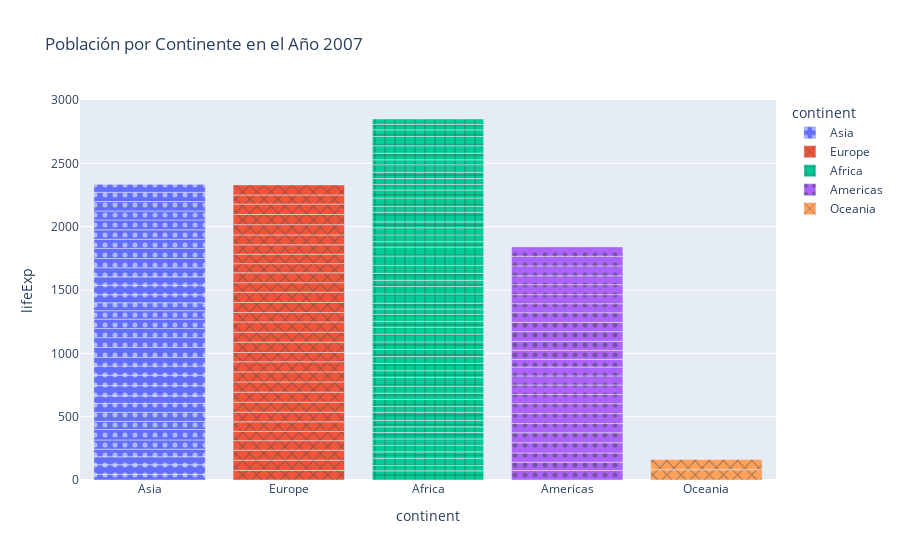

The cell this chart's notebook holds for it:
### Markdown cell above
Se realiza una modificación en el uso de los parámetros pattern_shape y pattern_shape_sequence. Estos parámetros permiten agregar patrones diferentes en lugar de un color sólido a cada barra del gráfico.

### Code cell
# Crear el gráfico de barras con Plotly Express
fig = px.bar(df, x='continent', y='lifeExp', color='continent', pattern_shape="continent", pattern_shape_sequence=[".", "x", "+"],
             title='Población por Continente en el Año 2007')

# Mostrar el gráfico
fig.show()

### Figure 1 — Plotly figure (JSON) as saved in the notebook; plotly's stock layout.template omitted (floating-point values rounded to 4 significant figures)
{"data": [{"alignmentgroup": "True", "hovertemplate": "continent=%{x}<br>lifeExp=%{y}<extra></extra>", "legendgroup": "Asia", "marker": {"color": "#636efa", "pattern": {"shape": "."}}, "name": "Asia", "offsetgroup": "Asia", "orientation": "v", "showlegend": true, "textposition": "auto", "type": "bar", "x": ["Asia", "Asia", "Asia", "Asia", "Asia", "Asia", "Asia", "Asia", "Asia", "Asia", "Asia", "Asia", "Asia", "Asia", "Asia", "Asia", "Asia", "Asia", "Asia", "Asia", "Asia", "Asia", "Asia", "Asia", "Asia", "Asia", "Asia", "Asia", "Asia", "Asia", "Asia", "Asia", "Asia"], "xaxis": "x", "y": [43.83, 75.64, 64.06, 59.72, 72.96, 82.21, 64.7, 70.65, 70.96, 59.55, 80.75, 82.6, 72.53, 67.3, 78.62, 77.59, 71.99, 74.24, 66.8, 62.07, 63.78, 75.64, 65.48, 71.69, 72.78, 79.97, 72.4, 74.14, 78.4, 70.62, 74.25, 73.42, 62.7], "yaxis": "y"}, {"alignmentgroup": "True", "hovertemplate": "continent=%{x}<br>lifeExp=%{y}<extra></extra>", "legendgroup": "Europe", "marker": {"color": "#EF553B", "pattern": {"shape": "x"}}, "name": "Europe", "offsetgroup": "Europe", "orientation": "v", "showlegend": true, "textposition": "auto", "type": "bar", "x": ["Europe", "Europe", "Europe", "Europe", "Europe", "Europe", "Europe", "Europe", "Europe", "Europe", "Europe", "Europe", "Europe", "Europe", "Europe", "Europe", "Europe", "Europe", "Europe", "Europe", "Europe", "Europe", "Europe", "Europe", "Europe", "Europe", "Europe", "Europe", "Europe", "Europe"], "xaxis": "x", "y": [76.42, 79.83, 79.44, 74.85, 73.0, 75.75, 76.49, 78.33, 79.31, 80.66, 79.41, 79.48, 73.34, 81.76, 78.89, 80.55, 74.54, 79.76, 80.2, 75.56, 78.1, 72.48, 74.0, 74.66, 77.93, 80.94, 80.88, 81.7, 71.78, 79.42], "yaxis": "y"}, {"alignmentgroup": "True", "hovertemplate": "continent=%{x}<br>lifeExp=%{y}<extra></extra>", "legendgroup": "Africa", "marker": {"color": "#00cc96", "pattern": {"shape": "+"}}, "name": "Africa", "offsetgroup": "Africa", "orientation": "v", "showlegend": true, "textposition": "auto", "type": "bar", "x": ["Africa", "Africa", "Africa", "Africa", "Africa", "Africa", "Africa", "Africa", "Africa", "Africa", "Africa", "Africa", "Africa", "Africa", "Africa", "Africa", "Africa", "Africa", "Africa", "Africa", "Africa", "Africa", "Africa", "Africa", "Africa", "Africa", "Africa", "Africa", "Africa", "Africa", "Africa", "Africa", "Africa", "Africa", "Africa", "Africa", "Africa", "Africa", "Africa", "Africa", "Africa", "Africa", "Africa", "Africa", "Africa", "Africa", "Africa", "Africa", "Africa", "Africa", "Africa", "Africa"], "xaxis": "x", "y": [72.3, 42.73, 56.73, 50.73, 52.3, 49.58, 50.43, 44.74, 50.65, 65.15, 46.46, 55.32, 48.33, 54.79, 71.34, 51.58, 58.04, 52.95, 56.73, 59.45, 60.02, 56.01, 46.39, 54.11, 42.59, 45.68, 73.95, 59.44, 48.3, 54.47, 64.16, 72.8, 71.16, 42.08, 52.91, 56.87, 46.86, 76.44, 46.24, 65.53, 63.06, 42.57, 48.16, 49.34, 58.56, 39.61, 52.52, 58.42, 73.92, 51.54, 42.38, 43.49], "yaxis": "y"}, {"alignmentgroup": "True", "hovertemplate": "continent=%{x}<br>lifeExp=%{y}<extra></extra>", "legendgroup": "Americas", "marker": {"color": "#ab63fa", "pattern": {"shape": "."}}, "name": "Americas", "offsetgroup": "Americas", "orientation": "v", "showlegend": true, "textposition": "auto", "type": "bar", "x": ["Americas", "Americas", "Americas", "Americas", "Americas", "Americas", "Americas", "Americas", "Americas", "Americas", "Americas", "Americas", "Americas", "Americas", "Americas", "Americas", "Americas", "Americas", "Americas", "Americas", "Americas", "Americas", "Americas", "Americas", "Americas"], "xaxis": "x", "y": [75.32, 65.55, 72.39, 80.65, 78.55, 72.89, 78.78, 78.27, 72.23, 74.99, 71.88, 70.26, 60.92, 70.2, 72.57, 76.19, 72.9, 75.54, 71.75, 71.42, 78.75, 69.82, 78.24, 76.38, 73.75], "yaxis": "y"}, {"alignmentgroup": "True", "hovertemplate": "continent=%{x}<br>lifeExp=%{y}<extra></extra>", "legendgroup": "Oceania", "marker": {"color": "#FFA15A", "pattern": {"shape": "x"}}, "name": "Oceania", "offsetgroup": "Oceania", "orientation": "v", "showlegend": true, "textposition": "auto", "type": "bar", "x": ["Oceania", "Oceania"], "xaxis": "x", "y": [81.23, 80.2], "yaxis": "y"}], "layout": {"barmode": "relative", "legend": {"title": {"text": "continent"}, "tracegroupgap": 0}, "title": {"text": "Población por Continente en el Año 2007"}, "xaxis": {"anchor": "y", "categoryarray": ["Asia", "Europe", "Africa", "Americas", "Oceania"], "categoryorder": "array", "domain": [0, 1], "title": {"text": "continent"}}, "yaxis": {"anchor": "x", "domain": [0, 1], "title": {"text": "lifeExp"}}}}
